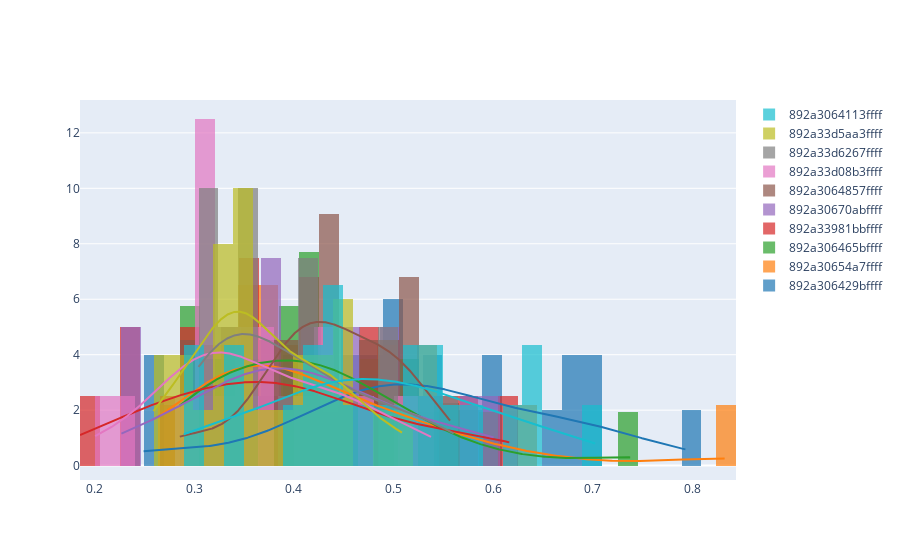

Here is the notebook cell this chart was saved with:
### Markdown cell above
### Create a Dist Plot of Random Hexagons

### Code cell
import plotly.figure_factory as ff
import random


random.seed(123)
hexes = random.sample(sorted(test_h3s), 10)

y_test_copy = y_test.copy()
y_test_copy["h3_9"] = h3s.loc[y_test_copy.index].copy()

fig = ff.create_distplot(
    [y_test.loc[y_test_copy["h3_9"] == hex_id].values.ravel() for hex_id in hexes],
    group_labels=hexes,
    show_rug=False,
    # show_curve=False,
    bin_size=0.02,
)

fig.show()

### Figure 1 — Plotly figure (JSON) as saved in the notebook; plotly's stock layout.template omitted (floating-point values rounded to 4 significant figures; data arrays with more than 128 entries replaced by an {"elided": "..."} marker saying what was removed)
{"data": [{"autobinx": false, "histnorm": "probability density", "legendgroup": "892a306429bffff", "marker": {"color": "rgb(31, 119, 180)"}, "name": "892a306429bffff", "opacity": 0.7, "type": "histogram", "x": [0.543, 0.4817, 0.5074, 0.4594, 0.471, 0.2638, 0.249, 0.5597, 0.5846, 0.6997, 0.5928, 0.7941, 0.6622, 0.4676, 0.5919, 0.6946, 0.4008, 0.5384, 0.6868, 0.4008, 0.5037, 0.5098, 0.4973, 0.421, 0.6787], "xaxis": "x", "xbins": {"end": 0.7941, "size": 0.02, "start": 0.249}, "yaxis": "y"}, {"autobinx": false, "histnorm": "probability density", "legendgroup": "892a30654a7ffff", "marker": {"color": "rgb(255, 127, 14)"}, "name": "892a30654a7ffff", "opacity": 0.7, "type": "histogram", "x": [0.4848, 0.4764, 0.3815, 0.5437, 0.3856, 0.5367, 0.3208, 0.3592, 0.3357, 0.626, 0.4545, 0.2638, 0.4897, 0.3466, 0.3385, 0.4113, 0.8335, 0.3176, 0.3971, 0.3835, 0.3518, 0.3006, 0.3639], "xaxis": "x", "xbins": {"end": 0.8335, "size": 0.02, "start": 0.2638}, "yaxis": "y"}, {"autobinx": false, "histnorm": "probability density", "legendgroup": "892a306465bffff", "marker": {"color": "rgb(44, 160, 44)"}, "name": "892a306465bffff", "opacity": 0.7, "type": "histogram", "x": [0.3518, 0.4775, 0.344, 0.3329, 0.603, 0.421, 0.4373, 0.4241, 0.399, 0.4786, 0.3006, 0.3466, 0.3042, 0.4194, 0.4008, 0.3815, 0.4226, 0.5354, 0.3915, 0.4606, 0.3176, 0.5131, 0.508, 0.7384, 0.2854, 0.3111], "xaxis": "x", "xbins": {"end": 0.7384, "size": 0.02, "start": 0.2854}, "yaxis": "y"}, {"autobinx": false, "histnorm": "probability density", "legendgroup": "892a33981bbffff", "marker": {"color": "rgb(214, 39, 40)"}, "name": "892a33981bbffff", "opacity": 0.7, "type": "histogram", "x": [0.2438, 0.5572, 0.2893, 0.2728, 0.1852, 0.3518, 0.4455, 0.3568, 0.4113, 0.4775, 0.617, 0.2893, 0.3663, 0.5717, 0.3639, 0.2327, 0.3299, 0.4818, 0.4044, 0.4146], "xaxis": "x", "xbins": {"end": 0.617, "size": 0.02, "start": 0.1852}, "yaxis": "y"}, {"autobinx": false, "histnorm": "probability density", "legendgroup": "892a30670abffff", "marker": {"color": "rgb(148, 103, 189)"}, "name": "892a30670abffff", "opacity": 0.7, "type": "histogram", "x": [0.452, 0.4256, 0.421, 0.5389, 0.4468, 0.2268, 0.3794, 0.3299, 0.6012, 0.3663, 0.4925, 0.4897, 0.399, 0.5825, 0.2438, 0.3775, 0.3329, 0.3708, 0.3111, 0.2969], "xaxis": "x", "xbins": {"end": 0.6012, "size": 0.02, "start": 0.2268}, "yaxis": "y"}, {"autobinx": false, "histnorm": "probability density", "legendgroup": "892a3064857ffff", "marker": {"color": "rgb(140, 86, 75)"}, "name": "892a3064857ffff", "opacity": 0.7, "type": "histogram", "x": [0.5028, 0.4345, 0.3752, 0.3876, 0.3971, 0.5089, 0.2969, 0.4331, 0.457, 0.4721, 0.2854, 0.4113, 0.4954, 0.4345, 0.5572, 0.3663, 0.5212, 0.4796, 0.4061, 0.4272, 0.4078, 0.5063], "xaxis": "x", "xbins": {"end": 0.5572, "size": 0.02, "start": 0.2854}, "yaxis": "y"}, {"autobinx": false, "histnorm": "probability density", "legendgroup": "892a33d08b3ffff", "marker": {"color": "rgb(227, 119, 194)"}, "name": "892a33d08b3ffff", "opacity": 0.7, "type": "histogram", "x": [0.4665, 0.2893, 0.3042, 0.2327, 0.3752, 0.3006, 0.3208, 0.3006, 0.3413, 0.3006, 0.2004, 0.3144, 0.4061, 0.4359, 0.3592, 0.3685, 0.4442, 0.4373, 0.5382, 0.5009], "xaxis": "x", "xbins": {"end": 0.5382, "size": 0.02, "start": 0.2004}, "yaxis": "y"}, {"autobinx": false, "histnorm": "probability density", "legendgroup": "892a33d6267ffff", "marker": {"color": "rgb(127, 127, 127)"}, "name": "892a33d6267ffff", "opacity": 0.7, "type": "histogram", "x": [0.3299, 0.5297, 0.4241, 0.3856, 0.3042, 0.4044, 0.4316, 0.4964, 0.3543, 0.3592, 0.5608, 0.3042, 0.3144, 0.421, 0.4594, 0.327, 0.3592, 0.4945, 0.3616, 0.3239], "xaxis": "x", "xbins": {"end": 0.5608, "size": 0.02, "start": 0.3042}, "yaxis": "y"}, {"autobinx": false, "histnorm": "probability density", "legendgroup": "892a33d5aa3ffff", "marker": {"color": "rgb(188, 189, 34)"}, "name": "892a33d5aa3ffff", "opacity": 0.7, "type": "histogram", "x": [0.3616, 0.4044, 0.4455, 0.3492, 0.2932, 0.259, 0.4272, 0.3543, 0.3111, 0.3329, 0.3815, 0.3329, 0.4008, 0.2813, 0.3239, 0.5089, 0.3413, 0.4415, 0.3385, 0.3518, 0.4442, 0.4241, 0.3518, 0.2771, 0.4936], "xaxis": "x", "xbins": {"end": 0.5089, "size": 0.02, "start": 0.259}, "yaxis": "y"}, {"autobinx": false, "histnorm": "probability density", "legendgroup": "892a3064113ffff", "marker": {"color": "rgb(23, 190, 207)"}, "name": "892a3064113ffff", "opacity": 0.7, "type": "histogram", "x": [0.3492, 0.4848, 0.5717, 0.4359, 0.3357, 0.4026, 0.5596, 0.2969, 0.4992, 0.5123, 0.6429, 0.5333, 0.4129, 0.537, 0.7032, 0.4359, 0.4178, 0.6268, 0.6298, 0.5114, 0.2893, 0.4331, 0.4557], "xaxis": "x", "xbins": {"end": 0.7032, "size": 0.02, "start": 0.2893}, "yaxis": "y"}, {"legendgroup": "892a306429bffff", "marker": {"color": "rgb(31, 119, 180)"}, "mode": "lines", "name": "892a306429bffff", "showlegend": false, "type": "scatter", "x": {"elided": "500 float values"}, "xaxis": "x", "y": {"elided": "500 float values"}, "yaxis": "y"}, {"legendgroup": "892a30654a7ffff", "marker": {"color": "rgb(255, 127, 14)"}, "mode": "lines", "name": "892a30654a7ffff", "showlegend": false, "type": "scatter", "x": {"elided": "500 float values"}, "xaxis": "x", "y": {"elided": "500 float values"}, "yaxis": "y"}, {"legendgroup": "892a306465bffff", "marker": {"color": "rgb(44, 160, 44)"}, "mode": "lines", "name": "892a306465bffff", "showlegend": false, "type": "scatter", "x": {"elided": "500 float values"}, "xaxis": "x", "y": {"elided": "500 float values"}, "yaxis": "y"}, {"legendgroup": "892a33981bbffff", "marker": {"color": "rgb(214, 39, 40)"}, "mode": "lines", "name": "892a33981bbffff", "showlegend": false, "type": "scatter", "x": {"elided": "500 float values"}, "xaxis": "x", "y": {"elided": "500 float values"}, "yaxis": "y"}, {"legendgroup": "892a30670abffff", "marker": {"color": "rgb(148, 103, 189)"}, "mode": "lines", "name": "892a30670abffff", "showlegend": false, "type": "scatter", "x": {"elided": "500 float values"}, "xaxis": "x", "y": {"elided": "500 float values"}, "yaxis": "y"}, {"legendgroup": "892a3064857ffff", "marker": {"color": "rgb(140, 86, 75)"}, "mode": "lines", "name": "892a3064857ffff", "showlegend": false, "type": "scatter", "x": {"elided": "500 float values"}, "xaxis": "x", "y": {"elided": "500 float values"}, "yaxis": "y"}, {"legendgroup": "892a33d08b3ffff", "marker": {"color": "rgb(227, 119, 194)"}, "mode": "lines", "name": "892a33d08b3ffff", "showlegend": false, "type": "scatter", "x": {"elided": "500 float values"}, "xaxis": "x", "y": {"elided": "500 float values"}, "yaxis": "y"}, {"legendgroup": "892a33d6267ffff", "marker": {"color": "rgb(127, 127, 127)"}, "mode": "lines", "name": "892a33d6267ffff", "showlegend": false, "type": "scatter", "x": {"elided": "500 float values"}, "xaxis": "x", "y": {"elided": "500 float values"}, "yaxis": "y"}, {"legendgroup": "892a33d5aa3ffff", "marker": {"color": "rgb(188, 189, 34)"}, "mode": "lines", "name": "892a33d5aa3ffff", "showlegend": false, "type": "scatter", "x": {"elided": "500 float values"}, "xaxis": "x", "y": {"elided": "500 float values"}, "yaxis": "y"}, {"legendgroup": "892a3064113ffff", "marker": {"color": "rgb(23, 190, 207)"}, "mode": "lines", "name": "892a3064113ffff", "showlegend": false, "type": "scatter", "x": {"elided": "500 float values"}, "xaxis": "x", "y": {"elided": "500 float values"}, "yaxis": "y"}], "layout": {"barmode": "overlay", "hovermode": "closest", "legend": {"traceorder": "reversed"}, "xaxis": {"anchor": "y2", "domain": [0, 1], "zeroline": false}, "yaxis": {"anchor": "free", "domain": [0, 1], "position": 0}}}
